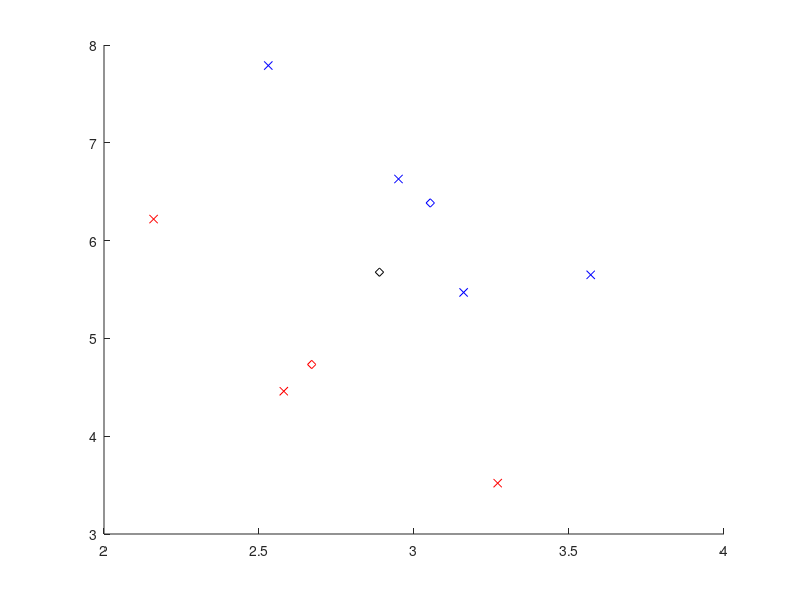
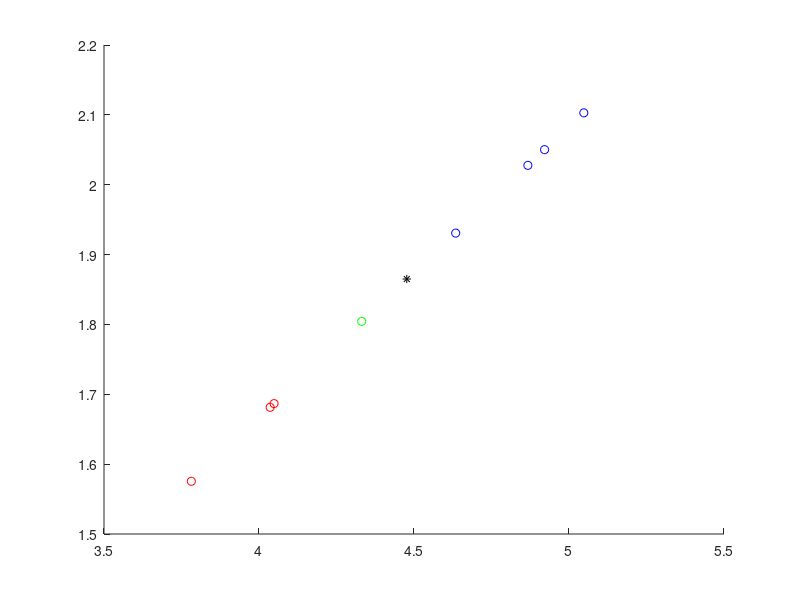

Write MATLAB code to recreate these figures, in order.
% LDA - Luis Claudio

clc
clear all

X = [ 2.95 6.63; % classe 1
2.53 7.79;       % classe 1
3.57 5.65;       % classe 1
3.16 5.47;       % classe 1
2.58 4.46;       % classe 2
2.16 6.22;       % classe 2
3.27 3.52 ];     % classe 2 

m1 = mean(X(1:4,:));
m2 = mean(X(5:7,:));
m = mean(X);

S1 = (X(1:4,:) - repmat(m1,4,1))' * (X(1:4,:) - repmat(m1,4,1));
S2 = (X(5:7,:) - repmat(m2,3,1))' * (X(5:7,:) - repmat(m2,3,1));

Sw = S1 + S2; % Sw

w=inv(Sw)*(m1-m2)'; % (Sw)^-1 * Sb
w = w/norm(w);

figure, hold on
plot(X(1:4,1),X(1:4,2),'bx');
plot(m1(1),m1(2),'bd');
plot(X(5:7,1),X(5:7,2),'rx');
plot(m2(1),m2(2),'rd');
plot(m(1),m(2),'kd');

X1proj=(X(1:4,:)*w)*w';
X2proj=(X(5:7,:)*w)*w';

figure, hold on
plot(X1proj(:,1),X1proj(:,2),'bo');
plot(X2proj(:,1),X2proj(:,2),'ro');

% Teste
teste = [3 5];
testeproj = (teste*w)*w';
hold on
plot(testeproj(:,1),testeproj(:,2),'go');

% Medida de corte
projX = (X*w)*w';
corte = mean(projX);

hold on
plot(corte(1),corte(2),'k*');
if mean(testeproj < corte) == 1
    disp('classe 1')
else
    disp('classe 2')
end